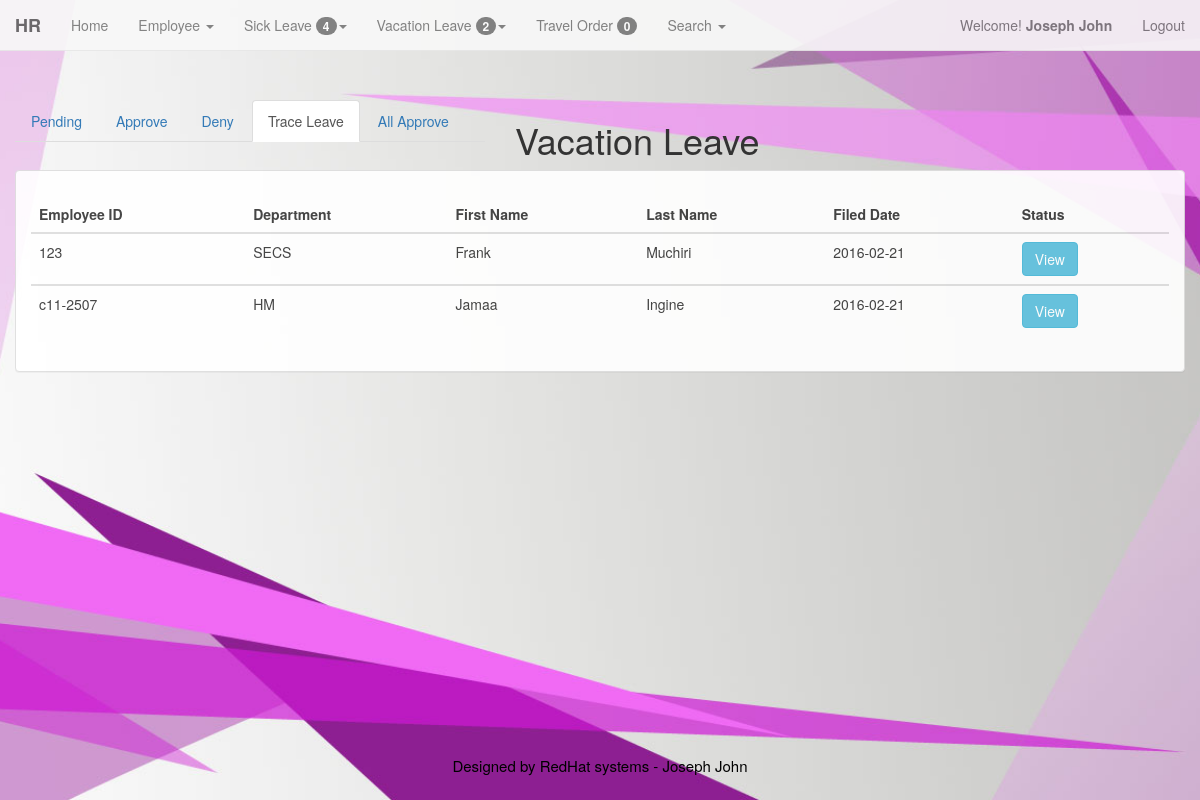
The page /admin/vl_leave_track.php (signed in) on the database its author committed.
### tables this page shows
CREATE TABLE IF NOT EXISTS `members` (
  `id` int(11) NOT NULL AUTO_INCREMENT,
  `username` varchar(200) NOT NULL,
  `password` varchar(200) NOT NULL,
  `FirstName` varchar(200) NOT NULL,
  `LastName` varchar(200) NOT NULL,
  `LEVEL` int(1) NOT NULL,
  PRIMARY KEY (`id`)
);

CREATE TABLE IF NOT EXISTS `employee` (
  `emp_id` int(100) NOT NULL AUTO_INCREMENT,
  `id_emp` varchar(128) NOT NULL,
  `emp_fname` varchar(128) NOT NULL,
  `emp_lname` varchar(128) NOT NULL,
  `emp_mname` varchar(128) NOT NULL,
  `emp_bday` varchar(128) NOT NULL,
  `emp_age` int(11) NOT NULL,
  `emp_gen` varchar(128) NOT NULL,
  `emp_add` varchar(128) NOT NULL,
  `emp_stat` varchar(128) NOT NULL,
  `emp_cont` varchar(11) NOT NULL,
  `sss` int(10) NOT NULL,
  `pagibig` int(12) NOT NULL,
  `philhealth` int(12) NOT NULL,
  `tin` varchar(13) NOT NULL,
  `email` varchar(128) NOT NULL,
  `emp_pos` varchar(128) NOT NULL,
  `id_pos` int(11) NOT NULL,
  `id_dept` int(11) NOT NULL,
  `addedby` varchar(128) NOT NULL,
  `emp_date` date NOT NULL,
  `stat` int(2) NOT NULL,
  PRIMARY KEY (`emp_id`)
);

CREATE TABLE IF NOT EXISTS `department` (
  `id_dept` int(11) NOT NULL,
  `depart_name` varchar(128) NOT NULL,
  `emp_id` varchar(11) NOT NULL,
  PRIMARY KEY (`id_dept`)
);

CREATE TABLE IF NOT EXISTS `vacation_log` (
  `v_id` int(11) NOT NULL AUTO_INCREMENT,
  `emp_id` int(11) NOT NULL,
  `vdate` date NOT NULL,
  `leavetype` varchar(128) NOT NULL,
  `sdate` date NOT NULL,
  `eddate` date NOT NULL,
  `nodays` int(11) NOT NULL,
  `hr_approve` int(11) NOT NULL,
  `prog_head` int(11) NOT NULL,
  `vp_operation` int(11) NOT NULL,
  `exe_vp` int(11) NOT NULL,
  `vl_stat` int(2) NOT NULL,
  PRIMARY KEY (`v_id`)
);

### admin/vl_leave_track.php (the view, shortened to what this page needs)
<?php
	include ('menu.php');
?>
	<div class="container-fluid">
				<div class = "row" style = "margin-top:50px">
					<div class = "col-md-5">
						<ul class="nav nav-tabs">
						   <li role="presentation"><a href="vl_pending.php">Pending</a></li>
						  <li role="presentation"><a href="vl_approval_approve.php">Approve</a></li>
						  <li role="presentation"><a href="vl_approval_deny.php">Deny</a></li>
						  <li role="presentation" class="active"><a href="vl_leave_track.php">Trace Leave</a></li>
						  <li role="presentation"><a href="vl_all_approve.php">All Approve</a></li>
						</ul>
					</div>
					<div class = "col-md-3">
						<h1>Vacation Leave</h1>
					</div>
				</div>
<div class="container-fluid">
	<div class = "row">
		<div class="panel panel-default">
			<div class="panel-body">
				<div class="table-responsive">
					<?php
						$sql = "SELECT * FROM employee, department, vacation_log, executive
									WHERE employee.emp_id = vacation_log.emp_id
									AND department.id_dept = employee.id_dept
									AND executive.exe_vp = vacation_log.exe_vp
									AND employee.stat = '1'
									AND executive.exe_vp = '1'";
						$qry=mysql_query($sql);
					?>
						<table class='table table-hover' style='margin-top:10px;'>
									<thead>
										<tr>
											<th>Employee ID</th>
											<th>Department</th>
											<th>First Name</th>
											<th>Last Name</th>
											<th>Filed Date</th>
											<th>Status</th>
										</tr>
									</thead>
					<?php
						while($rec=mysql_fetch_array($qry))
						{
					?>
					<tbody>
						<tr>
								<td>
									<?php echo $rec['id_emp']; ?>
								</td>
								<td>
									<?php echo $rec['depart_name']; ?>
								</td>
								<td>
									<?php echo $rec['emp_fname']; ?>
								</td>
								<td>
									<?php echo $rec['emp_lname']; ?>
								</td>
								<td>
									<?php echo $rec['vdate']; ?>
								</td>
								<td>
									<a href="vl_track_status.php?id=<?php echo $rec['v_id'];?>"><input type='button' value='View' data-toggle="tooltip" data-placement="top" title="View Status" class='btn btn-info'/></a>
								</td>
							</tr>
					</tbody>
				<?php
					}
					echo"</table>";
				?>
				</div>
			</div>
		</div>
	</div>
</div>
	</div>
	<?php include('footer.php');?>

### admin/menu.php (shortened to what this page needs)
<!DOCTYPE html>
<html lang="en">
  <head>
	<link href="../bootstrap/css/bootstrap.min.css" rel="stylesheet">
  </head>
<body>
<div class="container-fluid">
	<?php
		$id=$_SESSION['id'];
		$result=mysql_query("select * from members where id=$id")or die(mysql_error);
		$row=mysql_fetch_array($result);
		$FirstName=$row['FirstName'];
		$LastName=$row['LastName'];
	?>
					<?php
						$welcome_view = "SELECT * FROM leaves, approve_hr where leaves.hr_approve = approve_hr.hr_approve AND approve_hr.hr_approve = '1'";
						$welcome_viewed = mysql_query($welcome_view);
						$num_rows = mysql_num_rows($welcome_viewed);
					?>
					<?php
						$welcome_view = "SELECT * FROM vacation_log, approve_hr where vacation_log.hr_approve = approve_hr.hr_approve AND approve_hr.hr_approve = '1'";
						$welcome_viewed = mysql_query($welcome_view);
						$num_rows2 = mysql_num_rows($welcome_viewed);
					?>
					<?php
						$welcome_view = "SELECT * FROM travel_ordr where travel_ordr.acctant = '1'";
						$welcome_viewed = mysql_query($welcome_view);
						$num_rows1 = mysql_num_rows($welcome_viewed);
					?>
				<nav class="navbar navbar-default navbar-fixed-top" role="navigation">
				  <div class="container-fluid">
					<div class="navbar-header">
					  <strong><a class="navbar-brand" href="#">HR</a></strong>
					</div>
					<div class="collapse navbar-collapse" id="bs-example-navbar-collapse-1">
					<ul class="nav navbar-nav">
						<li><a href="admin.php?id=<?php echo $row['id'];?>">Home</a></li>
						<li class="dropdown">
							<a href="#" class="dropdown-toggle" data-toggle="dropdown"> Employee <span class="caret"></span></a>
						</li>
						<li class="dropdown">
							<a href="#" class="dropdown-toggle" data-toggle="dropdown"> Sick Leave <span class="badge"> <?php echo $num_rows ?></span><span class="caret"></span></a>
						</li>
						<li class="dropdown">
							<a href="#" class="dropdown-toggle" data-toggle="dropdown"> Vacation Leave <span class="badge"> <?php echo $num_rows2 ?></span><span class="caret"></span></a>
						</li>
						<li><a href="to_view.php?id=<?php echo $row['id'];?>">Travel Order <span class="badge"> <?php echo $num_rows1 ?></span></a></li>
						<li class="dropdown">
							<a href="#" class="dropdown-toggle" data-toggle="dropdown"> Search <span class="caret"></span></a>
						</li>
					</ul>
					<ul class="nav navbar-nav navbar-right">
						<p class="navbar-text">Welcome! <strong><?php echo " ".$FirstName."&nbsp".$LastName." "; ?></strong></p>
							<li><p class="navbar-text"><a href="logout.php" class="navbar-link" title="Log Out">Logout</a></p></li>
					</ul>
					</div>
				  </div>
				</nav>
	</div>
  </body>
</html>

### admin/menu.php (style rules this page uses)
body { margin-top: 50px; margin-bottom: 50px; background: url('../background2.jpg') no-repeat center center fixed; -webkit-background-size: cover; -moz-background-size: cover; -o-background-size: cover; background-size: cover; }
.navbar-default { opacity: .9; }
.panel-default { opacity: .9; }

### rows shown on the page
members: FirstName "Joseph", LastName "John"
employee: id_emp "123", id_dept.depart_name "SECS", emp_fname "Frank", emp_lname "Muchiri", vacation_log.vdate "2016-02-21"
employee: id_emp "c11-2507", id_dept.depart_name "HM", emp_fname "Jamaa", emp_lname "Ingine", vacation_log.vdate "2016-02-21"

### other values the page prints
$num_rows "4"
$num_rows2 "2"
$num_rows1 "0"
